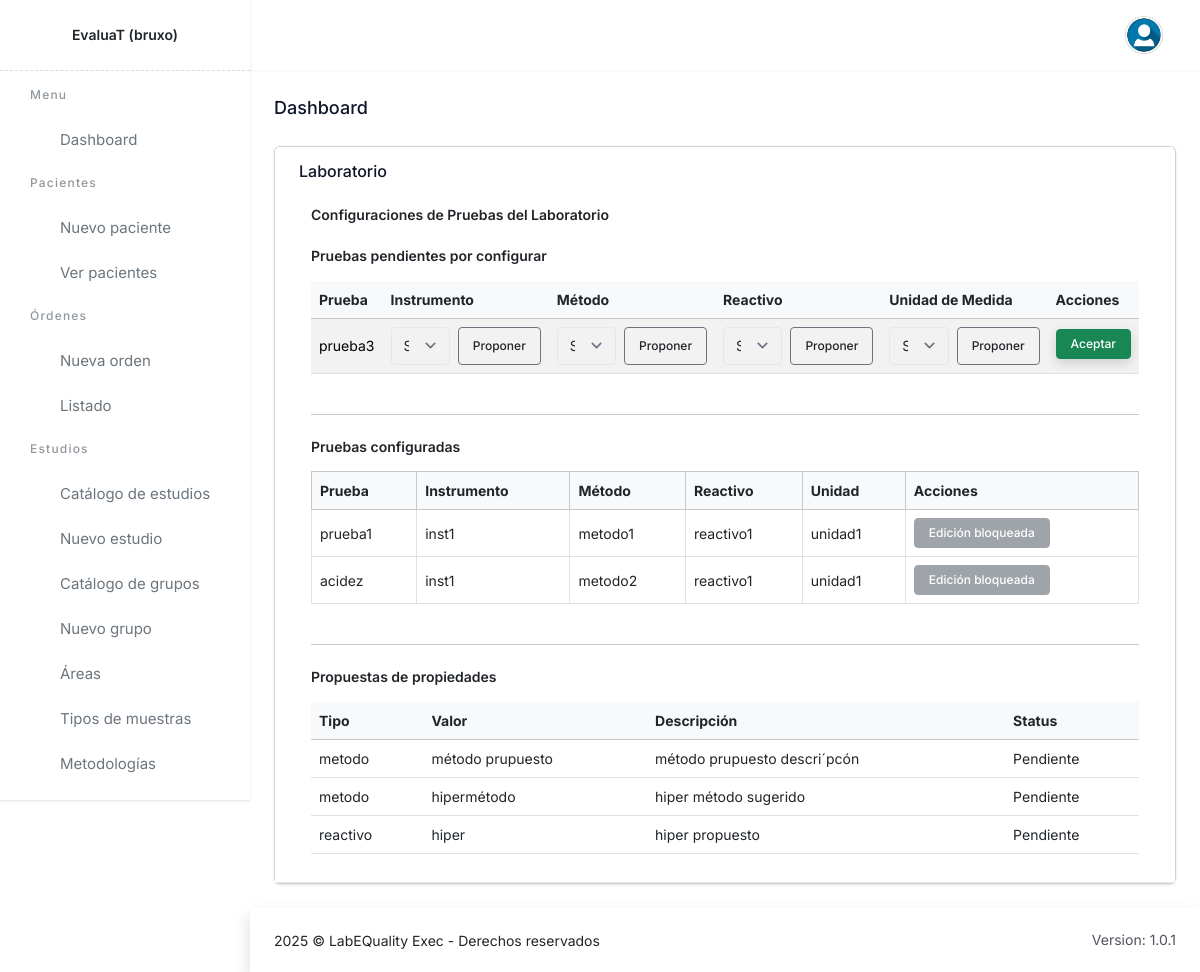
Before: /accept-configurations/ (signed in) with the older database file.
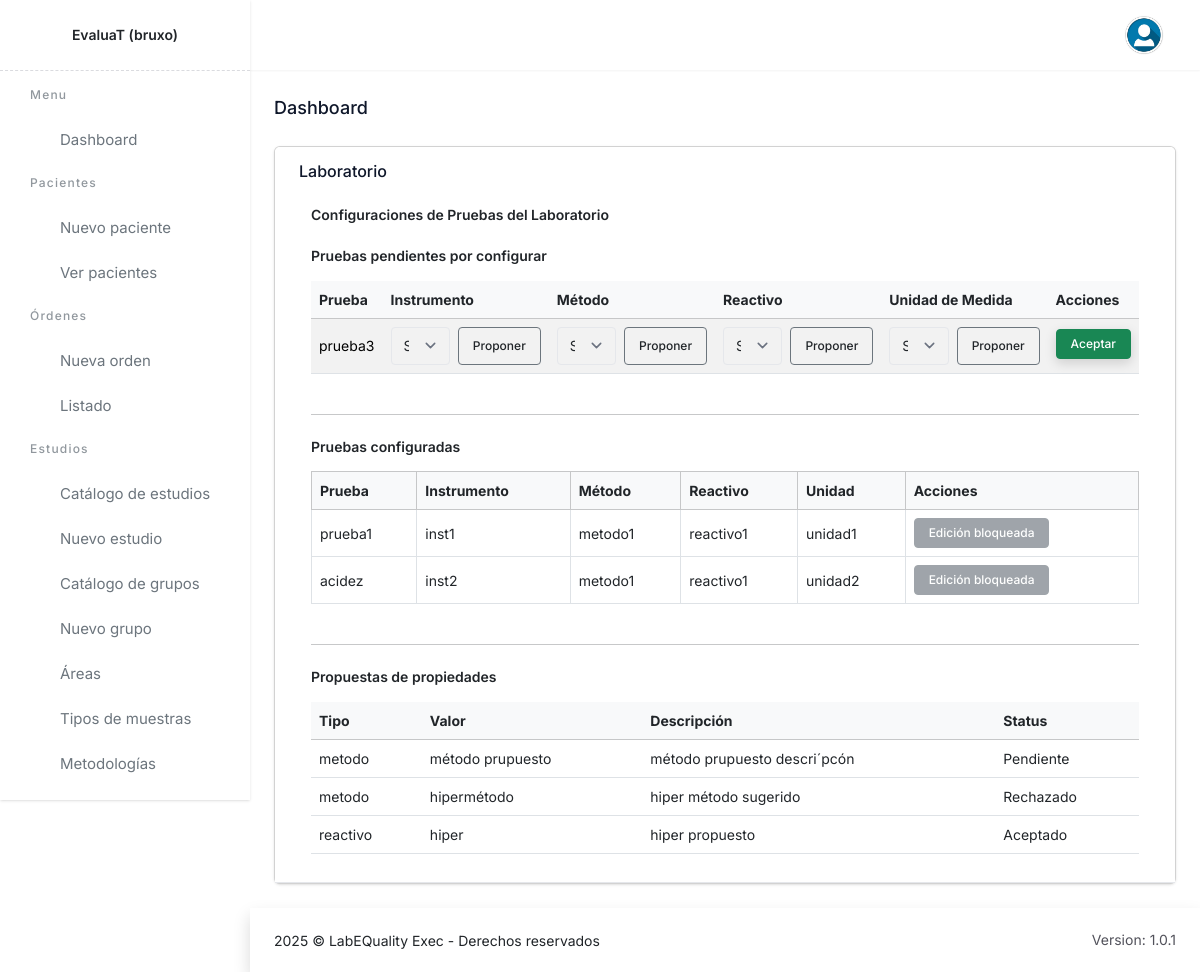
After: the same page with the newer database file.
### lab/models.py (models this page shows, shortened)
class LaboratorioPruebaConfig(models.Model):
    laboratorio_id = models.ForeignKey(Laboratorio, on_delete=models.PROTECT, related_name='laboratorios')
    prueba_id = models.ForeignKey(Prueba, on_delete=models.PROTECT, related_name='pruebas')
    instrumento_id = models.ForeignKey(Instrumento, on_delete=models.PROTECT, related_name='laboratorio_prueba_config_instrumento_id', null=True, blank=True)
    metodo_analitico_id = models.ForeignKey(MetodoAnalitico, on_delete=models.PROTECT, related_name='laboratorio_prueba_config_metodo_analitico_id', null=True, blank=True)
    reactivo_id = models.ForeignKey(Reactivo, on_delete=models.PROTECT, related_name='laboratorio_prueba_config_pruebas_reactivo_id', null=True, blank=True)
    unidad_de_medida_id = models.ForeignKey(UnidadDeMedida, on_delete=models.PROTECT, related_name='laboratorio_prueba_config_pruebas_unidad_de_medida_id', null=True, blank=True)
    bloqueada = models.BooleanField(default=False)  # bloqueo puntual por configuración
    class Meta:
        constraints = [
            models.UniqueConstraint(fields=['laboratorio_id', 'prueba_id'], name='uq_laboratorio_prueba')
        ]
        verbose_name_plural = "LaboratorioPruebaConfig"

class Instrumento(models.Model):
    nombre = models.CharField(max_length=255)
    descripcion = models.TextField(blank=True, null=True)

class MetodoAnalitico(models.Model):
    nombre = models.CharField(max_length=255)
    descripcion = models.TextField(blank=True, null=True)
    class Meta:
        verbose_name_plural = "MetodoAnalitico"

class UnidadDeMedida(models.Model):
    nombre = models.CharField(max_length=255)
    descripcion = models.TextField(blank=True, null=True)
    class Meta:
        verbose_name_plural = "UnidadDeMedida"

class PropiedadARevisar(models.Model):
    TIPO_ELEMENTO_CHOICES = (
        ("instrumento", "Instrumento"),
        ("metodo", "Método Analítico"),
        ("reactivo", "Reactivo"),
        ("unidad", "Unidad"),
    )
    STATUS_CHOICES = (
        (0, "Pendiente"),
        (1, "Aprobado"),
        (2, "Rechazado"),
    )
    tipoElemento = models.CharField(max_length=50, choices=TIPO_ELEMENTO_CHOICES)
    valor = models.CharField(max_length=255)
    descripcion = models.TextField(blank=True, null=True)
    status = models.IntegerField(choices=STATUS_CHOICES, default=0)
    created_at = models.DateTimeField(auto_now_add=True)
    updated_at = models.DateTimeField(auto_now=True)
    class Meta:
        verbose_name_plural = "Propiedades a Revisar"
        ordering = ["-created_at"]

class Prueba(models.Model):
    programa_id = models.ForeignKey(Programa, on_delete=models.PROTECT, related_name='pruebas')
    nombre = models.CharField(max_length=255)
    instrumento_seleccionado_id = models.ForeignKey(Instrumento, on_delete=models.PROTECT, related_name='pruebas_instrumento_seleccionado_id', null=True, blank=True)
    metodo_analitico_seleccionado_id = models.ForeignKey(MetodoAnalitico, on_delete=models.PROTECT, related_name='pruebas_metodo_analitico_seleccionado_id', null=True, blank=True)
    reactivo_seleccionado_id = models.ForeignKey(Reactivo, on_delete=models.PROTECT, related_name='pruebas_reactivo_seleccionado_id', null=True, blank=True)
    unidad_de_medida_seleccionado_id = models.ForeignKey(UnidadDeMedida, on_delete=models.PROTECT, related_name='pruebas_unidad_de_medida_seleccionado_id', null=True, blank=True)

class Reactivo(models.Model):
    nombre = models.CharField(max_length=255)
    descripcion = models.TextField(blank=True, null=True)

### lab/views.py (the view)
# urls.py: path("accept-configurations/", views.accept_configurations, name='accept_configurations'),
@login_required
def accept_configurations(request):
    lab_id = request.session.get('laboratorio_seleccionado')
    if not lab_id:
        messages.error(request, "No hay laboratorio asociado a tu usuario.")
        return redirect('lab:select_lab')
    laboratorio = get_object_or_404(Laboratorio, pk=lab_id)
    programas_ids = ProgramaLaboratorio.objects.filter(
        laboratorio_id=laboratorio.id
    ).values_list('programa_id', flat=True)
    pruebas_laboratorio = Prueba.objects.filter(programa_id__in=programas_ids)
    accepted_configs = LaboratorioPruebaConfig.objects.filter(laboratorio_id=laboratorio)
    accepted_prueba_ids = accepted_configs.values_list('prueba_id', flat=True)
    pending_pruebas = pruebas_laboratorio.exclude(id__in=accepted_prueba_ids)
    accepted_configs_wrapped = [
        {"obj": c, "can_edit": puede_editar_config(laboratorio, c)}
        for c in accepted_configs
    ]
    context = {
        "pending_pruebas": pending_pruebas,
        "accepted_configs": accepted_configs,  # si lo usas en otro lado
        "accepted_configs_wrapped": accepted_configs_wrapped,  # LO QUE USA EL PARCIAL
        "instrumentos": Instrumento.objects.all(),
        "metodos": MetodoAnalitico.objects.all(),
        "reactivos": Reactivo.objects.all(),
        "unidades": UnidadDeMedida.objects.all(),
        "propuestas": PropiedadARevisar.objects.all(),
        "laboratorio": laboratorio,
        "today": timezone.localdate(),
    }
    return render(request, "labmain.html", context)

### lab/utils/puede_editar_config.py (called while the page is built)
def puede_editar_config(laboratorio, config):
    hoy = timezone.localdate()  # fecha “aware” en la zona activa  # [1]
    dentro_de_ventana = hoy.day <= (laboratorio.edicion_hasta_dia or 15)
    override_activo = laboratorio.override_edicion_activa and (
        laboratorio.override_edicion_hasta is None or hoy <= laboratorio.override_edicion_hasta
    )
    bloqueo_por_config = getattr(config, "bloqueada", False)
    return (dentro_de_ventana or override_activo) and not bloqueo_por_config  # [1][9]

### lab/templates/labmain.html
{% extends "base.html" %} {% load static %} {% block content %}
<h4 class="text-slate-900 dark:text-slate-200 text-lg font-medium mb-6">Dashboard</h4>
<div class="grid sm:grid-cols-1 gap-6">
  <div class="card">
    <div class="card-header">
      <h6 class="card-title">Laboratorio</h6>
      {% if lab.estado == 3 %}
        {% include "partials/_data_review.html" %}
      {% elif lab.estado == 2 %}
        {% include "partials/_data_entry.html" %}
      {% else %}
        {% include "accept_configurations.html" %}
      {% endif %}
    </div>
  </div>
</div>
{% endblock %} {% block customscripts %} {% endblock %}

### lab/templates/partials/_config_row.html (shortened to what this page needs)
<tr class="config-row"
    data-config-id="{{ config.id }}"
    data-update-url="{% url 'lab:update_config' config.id %}">
  <td class="cell-prueba">{{ config.prueba_id.nombre }}</td>
  <td class="cell-view cell-instrumento">{{ config.instrumento_id.nombre|default:"-" }}</td>
  <td class="cell-view cell-metodo">{{ config.metodo_analitico_id.nombre|default:"-" }}</td>
  <td class="cell-view cell-reactivo">{{ config.reactivo_id.nombre|default:"-" }}</td>
  <td class="cell-view cell-unidad">{{ config.unidad_de_medida_id.nombre|default:"-" }}</td>
  <td class="cell-actions">
    {% if can_edit %}
      <button type="button"
              class="btn btn-primary btn-sm btn-raise btn-open-edit-modal"
              data-bs-toggle="modal"
              data-bs-target="#editConfigModal"
              data-config-id="{{ config.id }}"
              data-inst-id="{{ config.instrumento_id.id|default_if_none:'' }}"
              data-met-id="{{ config.metodo_analitico_id.id|default_if_none:'' }}"
              data-reac-id="{{ config.reactivo_id.id|default_if_none:'' }}"
              data-uni-id="{{ config.unidad_de_medida_id.id|default_if_none:'' }}">
        Editar
      </button>
    {% else %}
      <button class="btn btn-secondary btn-sm" disabled>Edición bloqueada</button>
    {% endif %}
  </td>
</tr>

### lab/templates/partials/_propuesta_row.html
<tr>
  <td>{{ prop.tipoElemento }}</td>
  <td>{{ prop.valor }}</td>
  <td>{{ prop.descripcion|default:"-" }}</td>
  <td>
    {% if prop.status == 0 %}Pendiente{% elif prop.status == 1 %}Aceptado{% else %}Rechazado{% endif %}
  </td>
</tr>

Changed rows visible on the page:
changed LaboratorioPruebaConfig "acidez": instrumento_id.nombre "inst1" → "inst2"; metodo_analitico_id.nombre "metodo2" → "metodo1"; unidad_de_medida_id.nombre "unidad1" → "unidad2"
changed PropiedadARevisar "hipermétodo": status "Pendiente" → "Rechazado"
changed PropiedadARevisar "reactivo": status "Pendiente" → "Aceptado"
